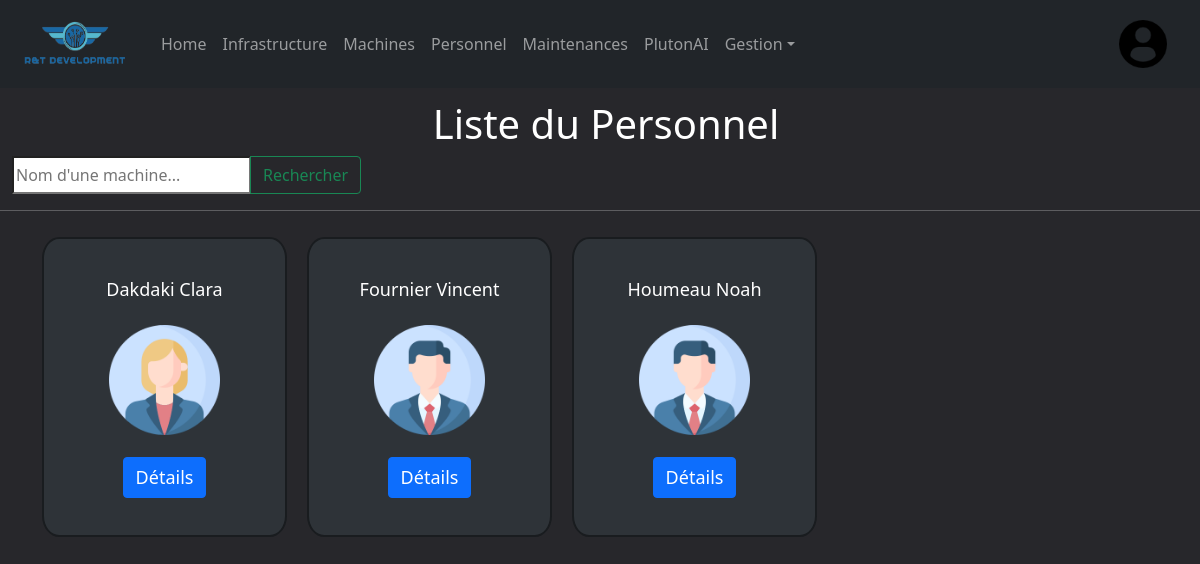
The app's page /computerApp/personnels/ (signed in) with its own data.
### computerApp/models.py (models this page shows, shortened)
class Personnel(models.Model):
    SEXES = (
        ('Homme', ('Homme - Employé')),
        ('Femme', ('Femme - Employée')),
        ('Inconnu', ('Inconnu - ?')),
    )
    num_secu = models.CharField(primary_key=True,default=0,max_length=13)
    nom = models.CharField(max_length=8)
    prenom = models.CharField(max_length=8)
    sexe = models.CharField(max_length=7, choices=SEXES, default='Inconnu')

### computerApp/views.py (the view)
# urls.py: path('personnels/', views.personnel_list_view, name='personnels'),
@login_required
def personnel_list_view(request):
	personnels = Personnel.objects.all().order_by('nom')
	query = request.GET.get('q')
	if query:
		personnels = personnels.filter(nom__icontains=query)
	context={'personnels': personnels}
	return render(request, 'computerApp/personnel_list.html', context)

### computerApp/templates/computerApp/personnel_list.html
{% extends "index.html" %}
{% load static %}
{% block content %}
    <div class="filter">
        <h1>Liste du Personnel</h1>
        <form method="GET" class="input-group mb-3">
            <input class="text" class="form-vontrol" placeholder="Nom d'une machine..." aria-label="Search" aria-describedby="button-addon2" name="q">
            <button class="btn btn-outline-success" type="submit" id="button-addon2">Rechercher</button>
        </form>
    </div>
    <hr>
    {% if personnels %}
    <ul class="personnel-container">
        {% for personnel in personnels %}
            <li class="personnel">
                <a>{{ personnel.nom }} {{personnel.prenom}}</a>
                {% if personnel.sexe == "Homme" %}
                    <img src="{% static 'computerApp/images/man.png' %}">
                {% elif personnel.sexe == "Femme" %}
                    <img src="{% static 'computerApp/images/woman.png' %}">
                {% else %}
                    <img src="{% static 'computerApp/images/unknown.png' %}">
                {% endif %}
                <a href="{% url 'personnel-detail' personnel.num_secu %}" class="btn btn-primary">Détails</a>
            </li>
        {% endfor %}
    </ul>
    {% else %}
    <div class="alert alert-danger">
        Il n'y a pas de personnel qui correspond à votre filtre
      </div>
    {% endif %}
{% endblock %}

### computerApp/static/css/styles.css (style rules this page uses)
body { background-color: #27272b; color: #fff; }
a { color: #fff; }
div h1 { color: #ffffff; display: flex; justify-content: center; align-items: center; margin-top: 1%; }
.personnel-container { display: flex; flex-wrap: wrap; }
.personnel { display: flex; flex-direction: column; justify-content: center; align-items: center; width: 245px; height: 300px; border: 2px solid #191c1f; border-radius: 7%; margin: 10px; padding: 10px; box-sizing: border-box; background-color: #2e3338; }
.personnel img { width: 50%; height: auto; }
.personnel a { margin-top: 10%; margin-bottom: 10%; font-size: large; }
.filter { margin-left: 1%; }

### records on screen
Personnel: nom "Dakdaki", prenom "Clara"
Personnel: nom "Fournier", prenom "Vincent"
Personnel: nom "Houmeau", prenom "Noah"
